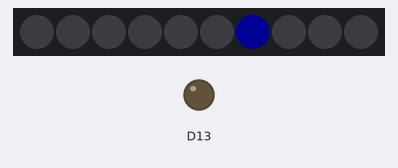
The sketch below on a simulated Adafruit Circuit Playground Express. On the bench: 10 RGB LEDs in strip order, left to right, output pins drawn as LEDs (lit = HIGH). Dim RGB values are drawn brighter than linear.

Above: at 0.15 s.
At 19.93 s:
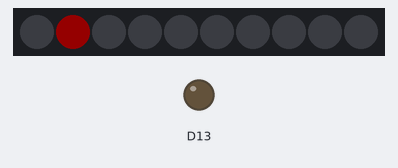
At 39.85 s:
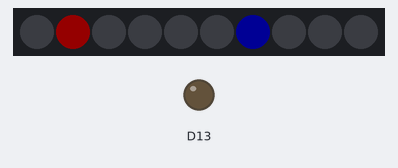

The sketch:

millis.ino
```cpp
#include"ledblink.h"

Blinker blueLed(6);
Blinker redLed(1);

void setup() {
  // put your setup code here, to run once:
  CircuitPlayground.begin();
}

void loop() {
  // put your main code here, to run repeatedly:
  blueLed.blinkLed(100, 0, 0, 255);
  redLed.blinkLed(1000, 255, 0, 0);
}
```

ledblink.h
```cpp
#include<Adafruit_CircuitPlayground.h>

class Blinker {
    bool ledState = false; // holds if LED is on of off

    unsigned long previousTime; // container to hold time

    int interval;

    int ledPin;

  public:
    Blinker(int ledBulb) {
      ledPin = ledBulb;
    }

    void blinkLed(int duration, int redColor, int greenColor, int blueColor) {
      interval = duration;
      if (millis() - previousTime >= interval) {
        previousTime = millis();

        if (ledState == false) {
          ledState = true;
          CircuitPlayground.setPixelColor(ledPin, redColor, greenColor, blueColor);
        }
        else {
          ledState = false;
          CircuitPlayground.setPixelColor(ledPin, 0, 0, 0);
        }
      }
    }
};
```
